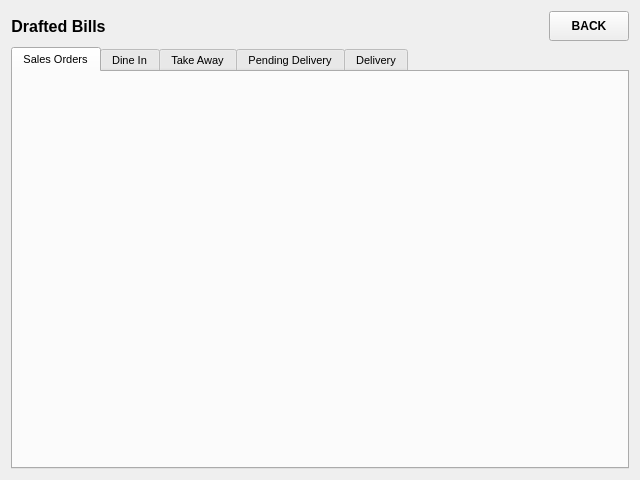
<?xml version="1.0" encoding="UTF-8"?>
<ui version="4.0">
 <class>RestaurantSavedDrafts</class>
 <widget class="QWidget" name="RestaurantSavedDrafts">
  <property name="geometry">
   <rect>
    <x>0</x>
    <y>0</y>
    <width>640</width>
    <height>480</height>
   </rect>
  </property>
  <property name="windowTitle">
   <string>Form</string>
  </property>
  <layout class="QVBoxLayout" name="verticalLayout">
   <item>
    <layout class="QHBoxLayout" name="horizontalLayout">
     <item>
      <widget class="QLabel" name="label">
       <property name="font">
        <font>
         <pointsize>12</pointsize>
         <bold>true</bold>
        </font>
       </property>
       <property name="text">
        <string>Drafted Bills</string>
       </property>
       <property name="alignment">
        <set>Qt::AlignCenter</set>
       </property>
      </widget>
     </item>
     <item>
      <spacer name="horizontalSpacer">
       <property name="orientation">
        <enum>Qt::Horizontal</enum>
       </property>
       <property name="sizeHint" stdset="0">
        <size>
         <width>40</width>
         <height>20</height>
        </size>
       </property>
      </spacer>
     </item>
     <item>
      <widget class="QPushButton" name="pushButton">
       <property name="minimumSize">
        <size>
         <width>0</width>
         <height>30</height>
        </size>
       </property>
       <property name="font">
        <font>
         <bold>true</bold>
        </font>
       </property>
       <property name="text">
        <string>BACK</string>
       </property>
      </widget>
     </item>
    </layout>
   </item>
   <item>
    <widget class="QTabWidget" name="tabWidget">
     <property name="font">
      <font>
       <pointsize>8</pointsize>
       <bold>false</bold>
      </font>
     </property>
     <property name="currentIndex">
      <number>0</number>
     </property>
     <widget class="QWidget" name="tab">
      <attribute name="title">
       <string>Sales Orders</string>
      </attribute>
      <layout class="QVBoxLayout" name="verticalLayout_4">
       <property name="leftMargin">
        <number>0</number>
       </property>
       <property name="topMargin">
        <number>0</number>
       </property>
       <property name="rightMargin">
        <number>0</number>
       </property>
       <property name="bottomMargin">
        <number>0</number>
       </property>
       <item>
        <layout class="QVBoxLayout" name="ordersLayout"/>
       </item>
      </layout>
     </widget>
     <widget class="QWidget" name="DineIntab">
      <attribute name="title">
       <string>Dine In</string>
      </attribute>
      <layout class="QVBoxLayout" name="verticalLayout_5">
       <property name="leftMargin">
        <number>0</number>
       </property>
       <property name="topMargin">
        <number>0</number>
       </property>
       <property name="rightMargin">
        <number>0</number>
       </property>
       <property name="bottomMargin">
        <number>0</number>
       </property>
       <item>
        <layout class="QVBoxLayout" name="dineInLayout"/>
       </item>
      </layout>
     </widget>
     <widget class="QWidget" name="takeAwayTab">
      <attribute name="title">
       <string>Take Away</string>
      </attribute>
      <layout class="QVBoxLayout" name="verticalLayout_6">
       <property name="leftMargin">
        <number>0</number>
       </property>
       <property name="topMargin">
        <number>0</number>
       </property>
       <property name="rightMargin">
        <number>0</number>
       </property>
       <property name="bottomMargin">
        <number>0</number>
       </property>
       <item>
        <layout class="QVBoxLayout" name="takeAwayLayout"/>
       </item>
      </layout>
     </widget>
     <widget class="QWidget" name="tab_3">
      <attribute name="title">
       <string>Pending Delivery</string>
      </attribute>
      <layout class="QVBoxLayout" name="verticalLayout_2">
       <property name="leftMargin">
        <number>0</number>
       </property>
       <property name="topMargin">
        <number>0</number>
       </property>
       <property name="rightMargin">
        <number>0</number>
       </property>
       <property name="bottomMargin">
        <number>0</number>
       </property>
       <item>
        <layout class="QVBoxLayout" name="pendingLayout"/>
       </item>
      </layout>
     </widget>
     <widget class="QWidget" name="tab_2">
      <attribute name="title">
       <string>Delivery</string>
      </attribute>
      <layout class="QVBoxLayout" name="verticalLayout_3">
       <property name="leftMargin">
        <number>0</number>
       </property>
       <property name="topMargin">
        <number>0</number>
       </property>
       <property name="rightMargin">
        <number>0</number>
       </property>
       <property name="bottomMargin">
        <number>0</number>
       </property>
       <item>
        <layout class="QVBoxLayout" name="deliveryLayout"/>
       </item>
      </layout>
     </widget>
    </widget>
   </item>
  </layout>
 </widget>
 <resources/>
 <connections/>
</ui>
